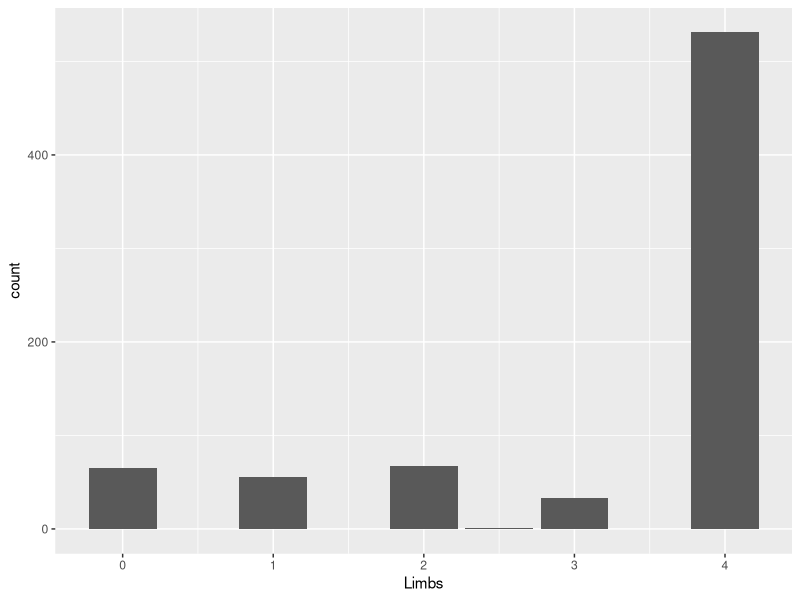
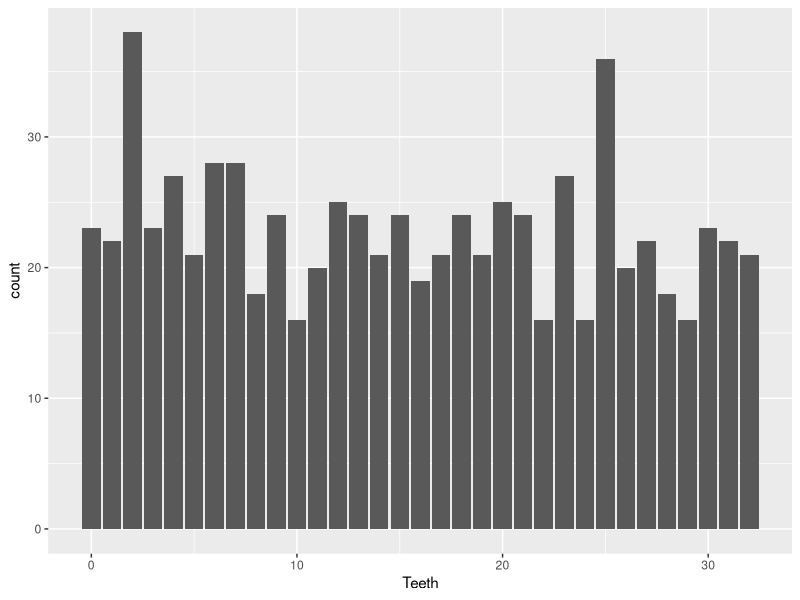
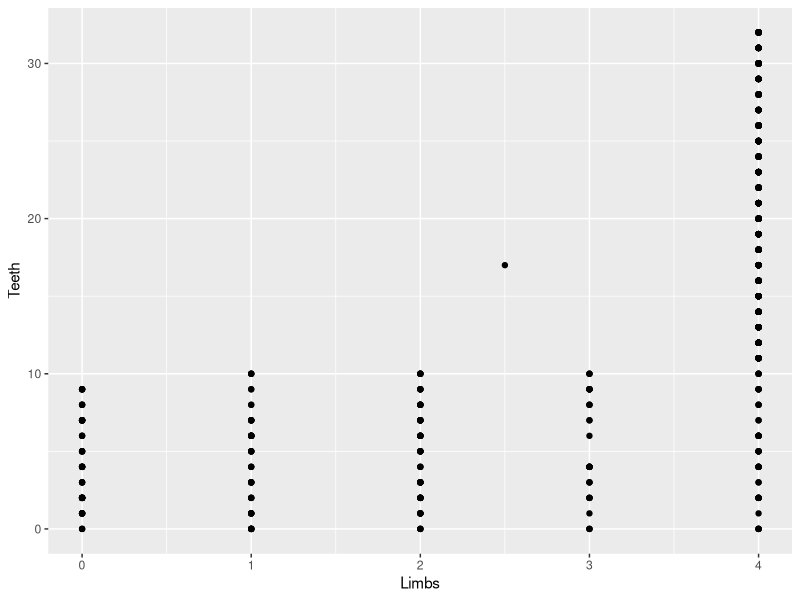
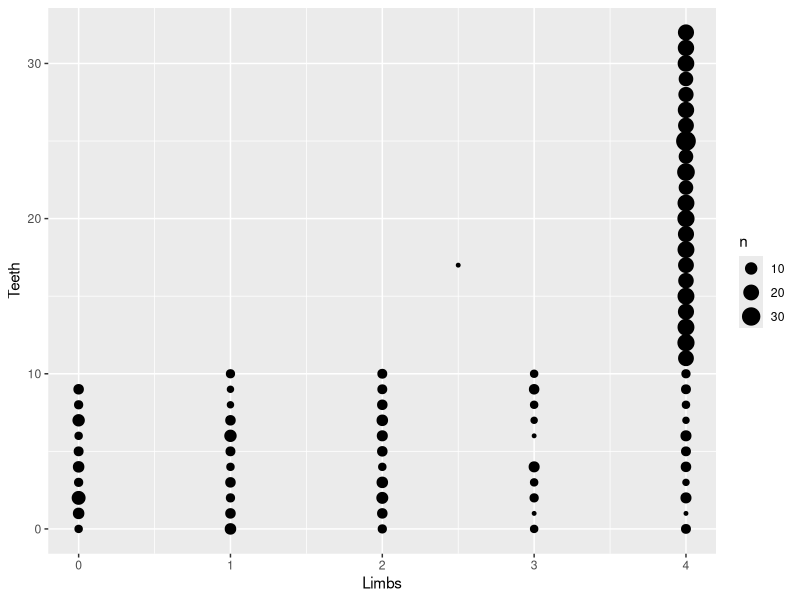
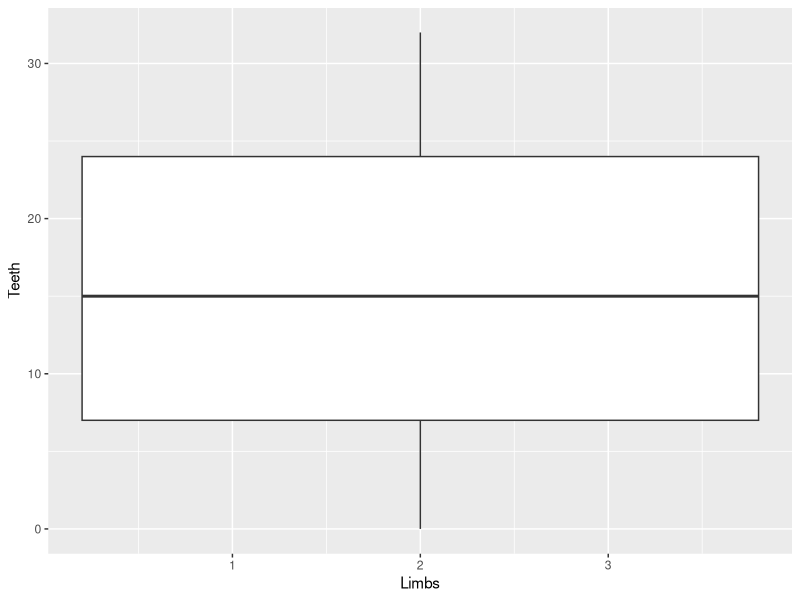
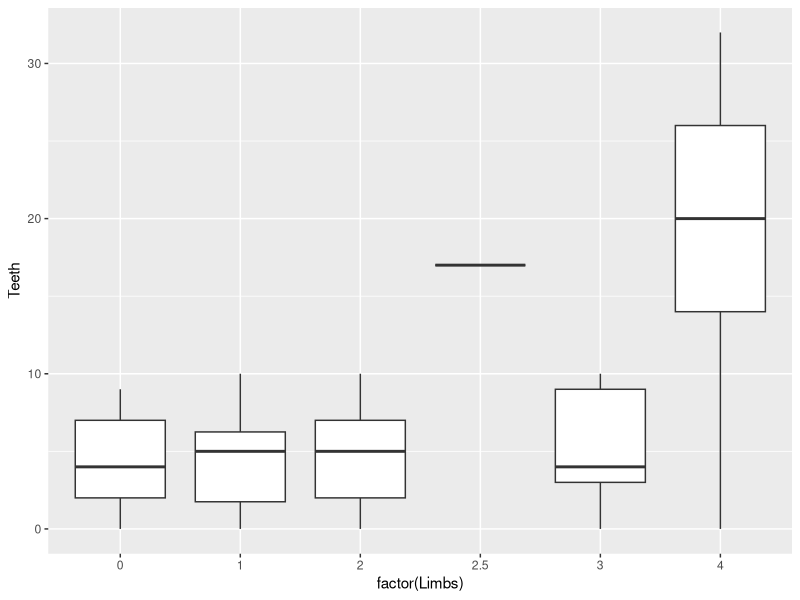
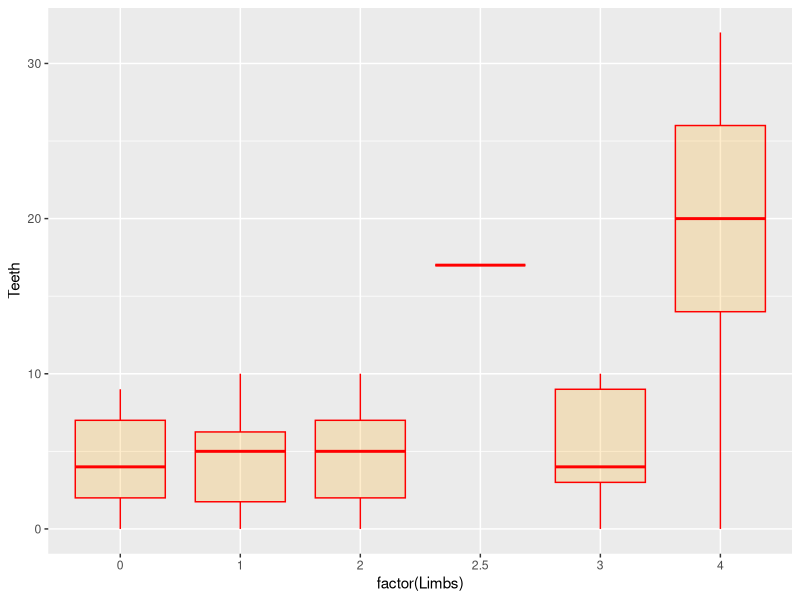
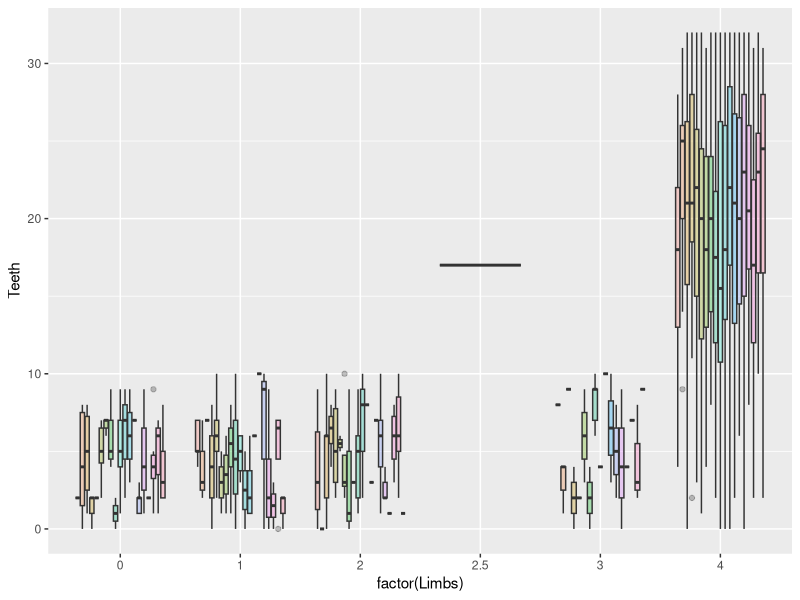

These charts were generated, in order, by the following R code:
#### Fun R Plots with ggplot2 - Pirate Features
# data.world/funsizemaddy/pirate2/workspace/file?filename=Pirates+%281%29.xlsx

# set the working directory
#setwd("/Users/bamflappy/Documents/rPlayground")

# if not already, install the ggplot2 package
#install.packages("ggplot2")

# load the ggplot2 library
library(ggplot2)

# import the pirate data from the PiratesPirate.csv file
pirates <- read.csv("data/PiratesPirate.csv")

# view the column names of the pirates data
colnames(pirates)

# view the first few lines of pirates data
head(pirates)

# check out the basic ggplot function and geoms
# https://ggplot2.tidyverse.org/reference/
# https://datacarpentry.org/r-socialsci/04-ggplot2/index.html

### One Dimension - Teeth or Limbs

# start with plotting only the Limbs dimension of the pirates data
ggplot(data = pirates, aes(x = Limbs)) +
  geom_bar()

# next, plot only the Teeth dimension of the pirates data
ggplot(data = pirates, aes(x = Teeth)) +
  geom_bar()

### Two Dimensions - Teeth & Limbs

# create a scatter plot comparing the two dimensions of Limbs vs Teeth
ggplot(data = pirates, aes(x = Limbs, y = Teeth)) +
  geom_point()

# modify the scatter plot to include the count of pirates at each point
ggplot(data = pirates, aes(x = Limbs, y = Teeth)) +
  geom_count()

# check the data for the outlier pirate with 2.5 Limbs
pirates[pirates$Limbs == "2.5", ]

# change to a boxplot to better describe the data at each point
ggplot(data = pirates, aes(x = Limbs, y = Teeth)) +
  geom_boxplot()

# check the info for the factor function
?factor

# use the factor function to make the different numbers of Limbs into categories
ggplot(data = pirates, aes(x = factor(Limbs), y = Teeth)) +
  geom_boxplot()

# create a more detailed plot using colors to add another dimension
# look up color options on the internet by searching "ggplot boxplot color"
# example 1 from r-graph-gallery.com/264-control-ggplot2-boxplot-colors.html
ggplot(data = pirates, aes(x = factor(Limbs), y = Teeth)) +
  geom_boxplot(color="red", fill="orange", alpha=0.2)

# example 2 from r-graph-gallery.com/264-control-ggplot2-boxplot-colors.html
ggplot(data = pirates, aes(x = factor(Limbs), y = Teeth, fill = Origin)) +
  geom_boxplot(alpha=0.3) +
  theme(legend.position="none")

### Three Dimensions - Teeth & Limbs & Origin

# create a set of boxplots with one for each Origin of pirates
# look up facet options on the internet by searching "ggplot boxplot facet"
# www.sthda.com/english/wiki/ggplot2-facet-split-a-plot-into-a-matrix-of-panels
ggplot(data = pirates, aes(x = factor(Limbs), y = Teeth)) +
  geom_boxplot(color="darkgreen", fill="orange", alpha=0.2) +
  facet_wrap(~ Origin)

# change the appearance of the individual plot titles
# www.sthda.com/english/wiki/ggplot2-facet-split-a-plot-into-a-matrix-of-panels
ggplot(data = pirates, aes(x = factor(Limbs), y = Teeth)) +
  geom_boxplot(color="darkgreen", fill="orange", alpha=0.2) +
  facet_wrap(~ Origin) +
  theme(strip.background = element_rect(colour="black", fill="white", 
                                        size=1.5, linetype="solid"))

# change the axis titles and add a plot title
# look up how to add titles on the internet by searching "ggplot title"
# top result www.sthda.com/english/wiki/ggplot2-title-main-axis-and-legend-titles
ggplot(data = pirates, aes(x = factor(Limbs), y = Teeth)) +
  geom_boxplot(color="darkgreen", fill="orange", alpha=0.2) +
  facet_wrap(~ Origin) +
  theme(strip.background = element_rect(colour="black", fill="white", 
                                        size=1.5, linetype="solid")) +
  labs(title="Comparison of Pirate Teeth and Limb Numbers by Origin", 
       x ="Number of Limbs", 
       y = "Number of Teeth")

# adjust the colors of the axis and plot titles
# www.sthda.com/english/wiki/ggplot2-title-main-axis-and-legend-titles
ggplot(data = pirates, aes(x = factor(Limbs), y = Teeth)) +
  geom_boxplot(color="darkgreen", fill="orange", alpha=0.2) +
  facet_wrap(~ Origin) +
  theme(strip.background = element_rect(colour="black", fill="white", 
                                        size=1.5, linetype="solid")) +
  labs(title="Comparison of Pirate Teeth and Limb Numbers by Origin", 
       x ="Number of Limbs", 
       y = "Number of Teeth") +
  theme(
    plot.title = element_text(color="red", size=14, face="bold.italic"),
    axis.title.x = element_text(color="blue", size=14, face="bold"),
    axis.title.y = element_text(color="purple", size=14, face="bold")
  )

# center the plot title
# look up how to center the title on the internet by searching "ggplot center title"
# https://stackoverflow.com/questions/40675778/center-plot-title-in-ggplot2
ggplot(data = pirates, aes(x = factor(Limbs), y = Teeth)) +
  geom_boxplot(color="darkgreen", fill="orange", alpha=0.2) +
  facet_wrap(~ Origin) +
  theme(strip.background = element_rect(colour="black", fill="white", 
                                        size=1.5, linetype="solid")) +
  labs(title="Comparison of Pirate Teeth and Limb Numbers by Origin", 
       x ="Number of Limbs", 
       y = "Number of Teeth") +
  theme(
    plot.title = element_text(color="red", size=14, face="bold.italic"),
    axis.title.x = element_text(color="blue", size=14, face="bold"),
    axis.title.y = element_text(color="purple", size=14, face="bold")
  ) +
  theme(plot.title = element_text(hjust = 0.5))

# check out the info for the ggsave function
?ggsave

# check out the info for the last_plot function
?last_plot

# save the last plot using the ggsave function
ggsave("plots/pirates_plot_teeth_limbs_origin.png", plot = last_plot())
